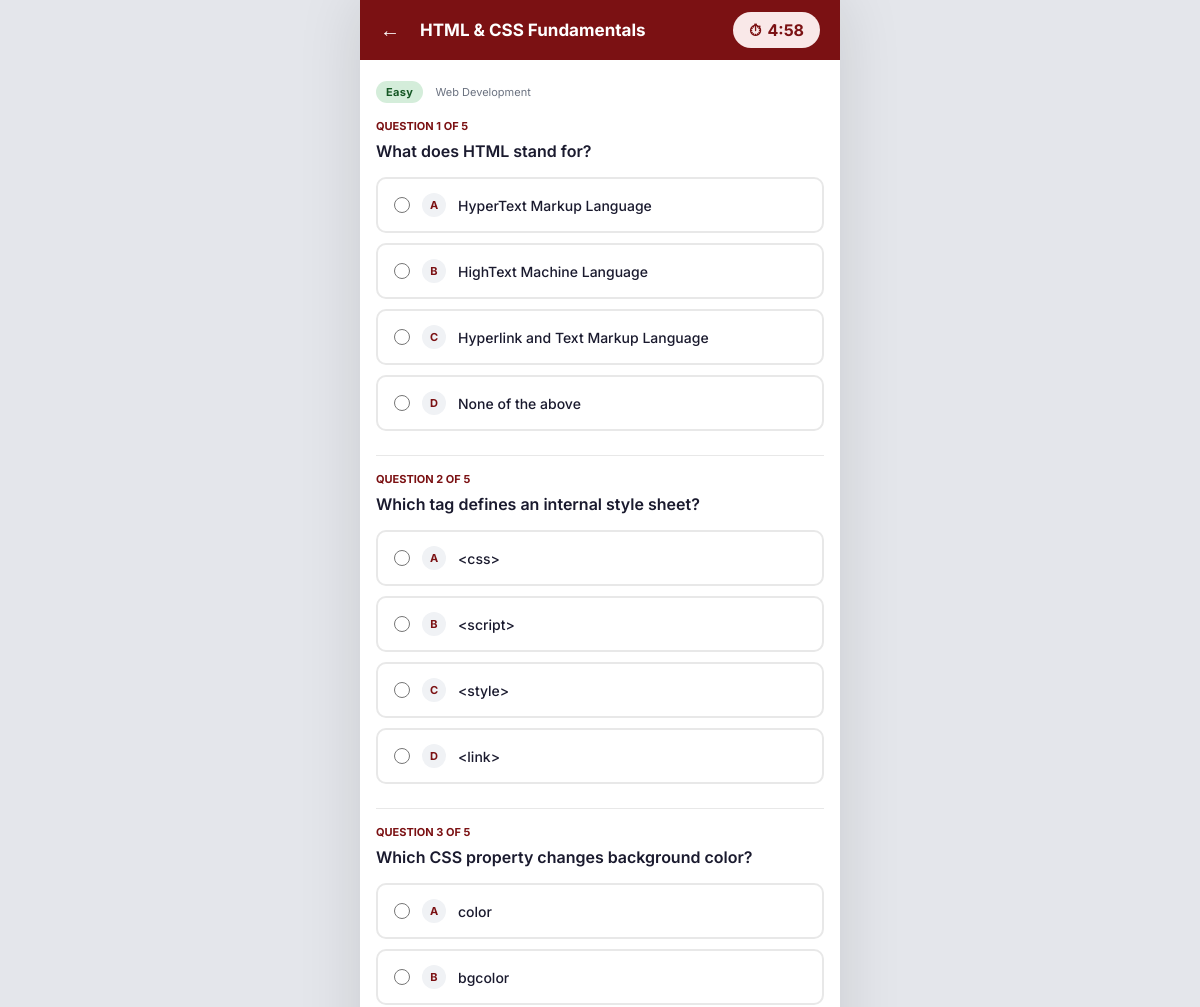
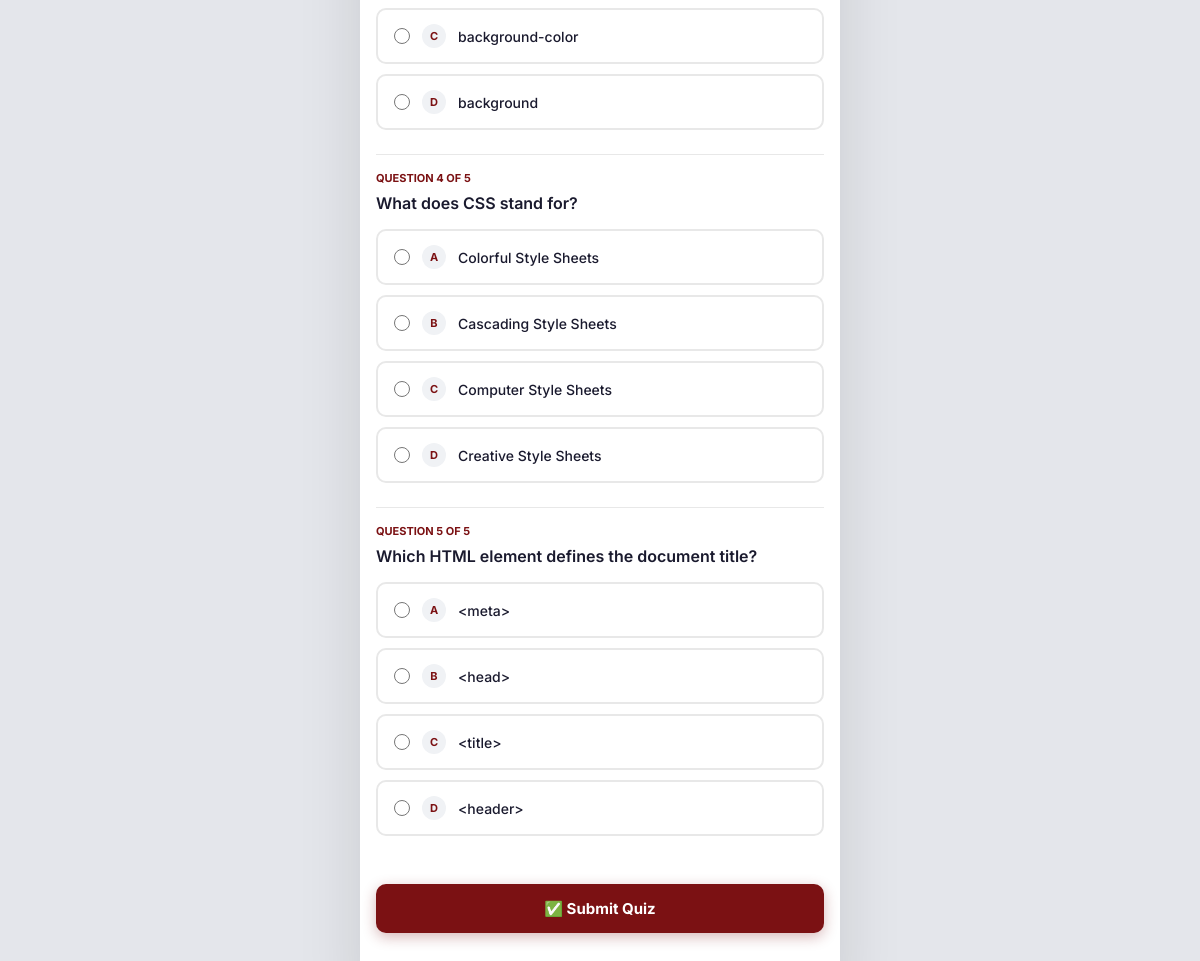
The app's page /quiz/1 (signed in) with its own data (2 pictures, top to bottom).
### tables this page shows
CREATE TABLE quizzes (
            id INTEGER PRIMARY KEY AUTOINCREMENT,
            subject_id INTEGER NOT NULL,
            title TEXT NOT NULL,
            difficulty TEXT DEFAULT "medium",
            time_limit INTEGER DEFAULT 300,
            FOREIGN KEY (subject_id) REFERENCES subjects(id)
        );

CREATE TABLE subjects (
            id INTEGER PRIMARY KEY AUTOINCREMENT,
            program_id INTEGER NOT NULL,
            name TEXT NOT NULL,
            FOREIGN KEY (program_id) REFERENCES programs(id)
        );

CREATE TABLE questions (
            id INTEGER PRIMARY KEY AUTOINCREMENT,
            quiz_id INTEGER NOT NULL,
            question TEXT NOT NULL,
            choice_a TEXT NOT NULL,
            choice_b TEXT NOT NULL,
            choice_c TEXT NOT NULL,
            choice_d TEXT NOT NULL,
            correct TEXT NOT NULL,
            FOREIGN KEY (quiz_id) REFERENCES quizzes(id)
        );

### app.py (the view)
@app.route('/quiz/<int:quiz_id>')
@login_required
def quiz_take(quiz_id):
    user = get_current_user()
    db = get_db()
    quiz = db.execute("SELECT q.*, s.name as subject_name FROM quizzes q JOIN subjects s ON q.subject_id = s.id WHERE q.id = ?", (quiz_id,)).fetchone()
    questions = db.execute("SELECT * FROM questions WHERE quiz_id = ?", (quiz_id,)).fetchall()
    db.close()
    if not quiz or not questions:
        flash('Quiz not found.', 'error')
        return redirect(url_for('quiz'))
    return render_template('quiz_take.html', user=user, quiz=quiz, questions=questions)

### app.py (called while the page is built)
def login_required(f):
    @wraps(f)
    def decorated(*args, **kwargs):
        if 'user_id' not in session:
            flash('Please log in to continue.', 'error')
            return redirect(url_for('login'))
        return f(*args, **kwargs)
    return decorated

def get_current_user():
    if 'user_id' not in session:
        return None
    db = get_db()
    user = db.execute(
        "SELECT u.*, p.name as program_name, p.code as program_code "
        "FROM users u LEFT JOIN programs p ON u.program_id = p.id WHERE u.id = ?",
        (session['user_id'],)
    ).fetchone()
    db.close()
    return user

### database.py (called while the page is built)
def get_db():
    conn = sqlite3.connect(DATABASE)
    conn.row_factory = sqlite3.Row
    return conn

### templates/quiz_take.html (shortened to what this page needs)
{% extends "base.html" %}
{% block body %}
<div class="app-wrapper">
  <header class="app-header">
    <a href="{{ url_for('quiz') }}" style="color:#fff; font-size:20px; margin-right:8px;">←</a>
    <h1>{{ quiz.title }}</h1>
    <div class="quiz-timer" id="timer-box">
      ⏱ <span id="timer-display">{{ quiz.time_limit // 60 }}:00</span>
    </div>
  </header>
  <div class="page-content no-nav" style="padding-bottom:80px;">
    <div style="margin-bottom:16px;">
      <span class="badge badge-{{ 'success' if quiz.difficulty == 'easy' else ('warning' if quiz.difficulty == 'medium' else 'danger') }}">
        {{ quiz.difficulty.title() }}
      </span>
      <span class="text-xs text-muted" style="margin-left:8px;">{{ quiz.subject_name }}</span>
    </div>
    <form id="quiz-form" method="POST" action="{{ url_for('quiz_submit', quiz_id=quiz.id) }}">
      {% for i, q in enumerate(questions) %}
        <div class="quiz-question-block">
          <div style="font-size:11px; font-weight:700; color:var(--primary); margin-bottom:6px; text-transform:uppercase;">
            Question {{ i + 1 }} of {{ questions|length }}
          </div>
          <div class="quiz-question-text">{{ q.question }}</div>
          <div class="quiz-choices">
            {% for letter, text in [('a', q.choice_a), ('b', q.choice_b), ('c', q.choice_c), ('d', q.choice_d)] %}
              <label class="quiz-choice" for="q{{ q.id }}_{{ letter }}">
                <input type="radio" id="q{{ q.id }}_{{ letter }}" name="q{{ q.id }}" value="{{ letter }}" required/>
                <span style="width:24px; height:24px; border-radius:50%; background:var(--bg); display:inline-flex; align-items:center; justify-content:center; font-size:11px; font-weight:700; color:var(--primary); flex-shrink:0;">
                  {{ letter.upper() }}
                </span>
                {{ text }}
              </label>
            {% endfor %}
          </div>
        </div>
        {% if not loop.last %}<div class="divider"></div>{% endif %}
      {% endfor %}
      <button type="submit" class="btn" id="submit-quiz-btn" style="margin-top:24px;">
        ✅ Submit Quiz
      </button>
    </form>
  </div>
</div>
{% endblock %}

### static/css/styles.css (style rules this page uses)
*, *::before, *::after { box-sizing: border-box; margin: 0; padding: 0; }
:root { --primary: #7b1113; --primary-dark: #5a0d0f; --primary-light: #f9e8e8; --danger: #d9534f; --warning: #f0ad4e; --success: #28a745; --info: #5bc0de; --bg: #f0f2f5; --surface: #ffffff; --surface2: #fafafa; --border: #e8e8e8; --text: #1a1a2e; --text-muted: #6b7280; --text-light: #9ca3af; --radius: 16px; --radius-sm: 10px; --shadow: 0 2px 12px rgba(0,0,0,0.07); --shadow-md: 0 4px 24px rgba(0,0,0,0.10); --nav-height: 68px; --header-height: 60px; }
html { scroll-behavior: smooth; }
body { font-family: 'Inter', 'Segoe UI', sans-serif; background: var(--bg); color: var(--text); min-height: 100vh; -webkit-font-smoothing: antialiased; }
a { text-decoration: none; color: inherit; }
.app-wrapper { max-width: 480px; margin: 0 auto; min-height: 100vh; background: var(--surface); position: relative; display: flex; flex-direction: column; }
@media (min-width: 520px) { .app-wrapper { margin: 0 auto; box-shadow: 0 0 60px rgba(0,0,0,0.12); min-height: 100vh; } }
@media (min-width: 520px) { body { background: #e4e6eb; } }
.app-header { background: var(--primary); color: #fff; height: var(--header-height); display: flex; align-items: center; padding: 0 20px; position: sticky; top: 0; z-index: 200; gap: 12px; }
.app-header h1 { font-size: 17px; font-weight: 700; flex: 1; }
.page-content { flex: 1; overflow-y: auto; padding: 20px 16px; padding-bottom: calc(var(--nav-height) + 16px); }
.page-content.no-nav { padding-bottom: 40px; }
.btn { display: inline-flex; align-items: center; justify-content: center; gap: 8px; width: 100%; padding: 15px 20px; background: var(--primary); color: #fff; border: none; border-radius: var(--radius-sm); font-size: 15px; font-weight: 700; font-family: inherit; cursor: pointer; transition: background 0.2s, transform 0.1s, box-shadow 0.2s; box-shadow: 0 4px 14px rgba(123,17,19,0.3); }
.badge { display: inline-flex; align-items: center; padding: 4px 10px; border-radius: 20px; font-size: 11px; font-weight: 700; letter-spacing: 0.3px; }
.badge-success { background: #d4edda; color: #155724; }
.quiz-question-block { margin-bottom: 24px; }
.quiz-question-text { font-size: 16px; font-weight: 600; color: var(--text); margin-bottom: 14px; line-height: 1.5; }
.quiz-choices { display: flex; flex-direction: column; gap: 10px; }
.quiz-choice { display: flex; align-items: center; gap: 12px; padding: 14px 16px; border: 2px solid var(--border); border-radius: var(--radius-sm); cursor: pointer; transition: border-color 0.2s, background 0.2s; font-size: 14px; font-weight: 500; }
.quiz-choice input[type="radio"] { accent-color: var(--primary); width: 16px; height: 16px; }
.quiz-timer { display: inline-flex; align-items: center; gap: 6px; background: var(--primary-light); color: var(--primary); font-weight: 700; font-size: 16px; padding: 8px 16px; border-radius: 20px; }
.text-muted { color: var(--text-muted); }
.text-xs { font-size: 11px; }
.divider { height: 1px; background: var(--border); margin: 16px 0; }

### records on screen
quizzes: title "HTML & CSS Fundamentals", difficulty "Easy"
subjects: subject_name "Web Development"
questions: i "1", questions "5", question "What does HTML stand for?", upper "A", choice_a "HyperText Markup Language", upper "B", choice_b "HighText Machine Language", upper "C", choice_c "Hyperlink and Text Markup Language", upper "D", choice_d "None of the above"
questions: i+1 "2", questions "5", question "Which tag defines an internal style sheet?", upper "A", choice_a "<css>", upper "B", choice_b "<script>", upper "C", choice_c "<style>", upper "D", choice_d "<link>"
questions: i+1 "3", questions "5", question "Which CSS property changes background color?", upper "A", choice_a "color", upper "B", choice_b "bgcolor", upper "C", choice_c "background-color", upper "D", choice_d "background"
questions: i+1 "4", questions "5", question "What does CSS stand for?", upper "A", choice_a "Colorful Style Sheets", upper "B", choice_b "Cascading Style Sheets", upper "C", choice_c "Computer Style Sheets", upper "D", choice_d "Creative Style Sheets"
questions: i+1 "5", questions "5", question "Which HTML element defines the document title?", upper "A", choice_a "<meta>", upper "B", choice_b "<head>", upper "C", choice_c "<title>", upper "D", choice_d "<header>"
